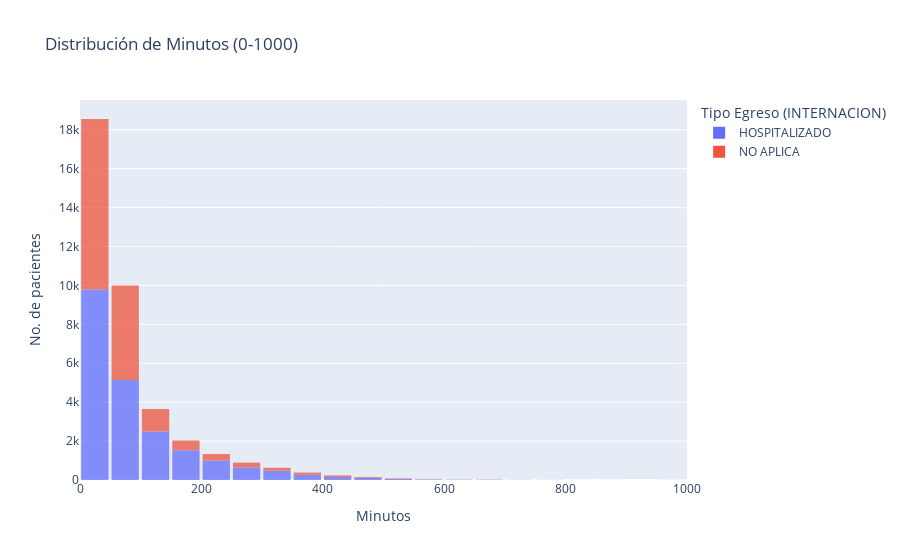

Notebook cell for this chart:
### Markdown cell above
**MINUTOS**

### Code cell
import plotly.express as px

# Filtrar los datos para incluir solo aquellos dentro del rango de 0 a 1000 minutos
data_filtrados = data[(data['Minutos'] >= 0) & (data['Minutos'] <= 1000)]

# Crear un histograma interactivo de los minutos con intervalos de 50 minutos
fig = px.histogram(data_filtrados, x='Minutos', range_x=[0, 1000], nbins=20, histfunc='count', opacity=0.75, template="plotly",
                   title='Distribución de Minutos (0-1000)', color='Tipo Egreso (INTERNACION)')

# Actualizar las trazas para incluir información adicional en el tooltip
fig.update_traces(hovertemplate='Minutos: %{x}<br>Pacientes: %{y}')

# Actualizar el diseño del gráfico
fig.update_layout(
    xaxis_title='Minutos',
    yaxis_title='No. de pacientes',
    bargap=0.1  # Ajustar el espacio entre las barras
)

# Mostrar el histograma
fig.show()

### Figure 1 — Plotly figure (JSON) as saved in the notebook; plotly's stock layout.template omitted (floating-point values rounded to 4 significant figures; data arrays with more than 128 entries replaced by an {"elided": "..."} marker saying what was removed)
{"data": [{"alignmentgroup": "True", "bingroup": "x", "histfunc": "count", "hovertemplate": "Minutos: %{x}<br>Pacientes: %{y}", "legendgroup": "HOSPITALIZADO", "marker": {"color": "#636efa", "opacity": 0.75, "pattern": {"shape": ""}}, "name": "HOSPITALIZADO", "nbinsx": 20, "offsetgroup": "HOSPITALIZADO", "orientation": "v", "showlegend": true, "type": "histogram", "x": {"elided": "21736 int values"}, "xaxis": "x", "yaxis": "y"}, {"alignmentgroup": "True", "bingroup": "x", "histfunc": "count", "hovertemplate": "Minutos: %{x}<br>Pacientes: %{y}", "legendgroup": "NO APLICA", "marker": {"color": "#EF553B", "opacity": 0.75, "pattern": {"shape": ""}}, "name": "NO APLICA", "nbinsx": 20, "offsetgroup": "NO APLICA", "orientation": "v", "showlegend": true, "type": "histogram", "x": {"elided": "16316 int values"}, "xaxis": "x", "yaxis": "y"}], "layout": {"bargap": 0.1, "barmode": "relative", "legend": {"title": {"text": "Tipo Egreso (INTERNACION)"}, "tracegroupgap": 0}, "title": {"text": "Distribución de Minutos (0-1000)"}, "xaxis": {"anchor": "y", "domain": [0, 1], "range": [0, 1000], "title": {"text": "Minutos"}}, "yaxis": {"anchor": "x", "domain": [0, 1], "title": {"text": "No. de pacientes"}}}}
